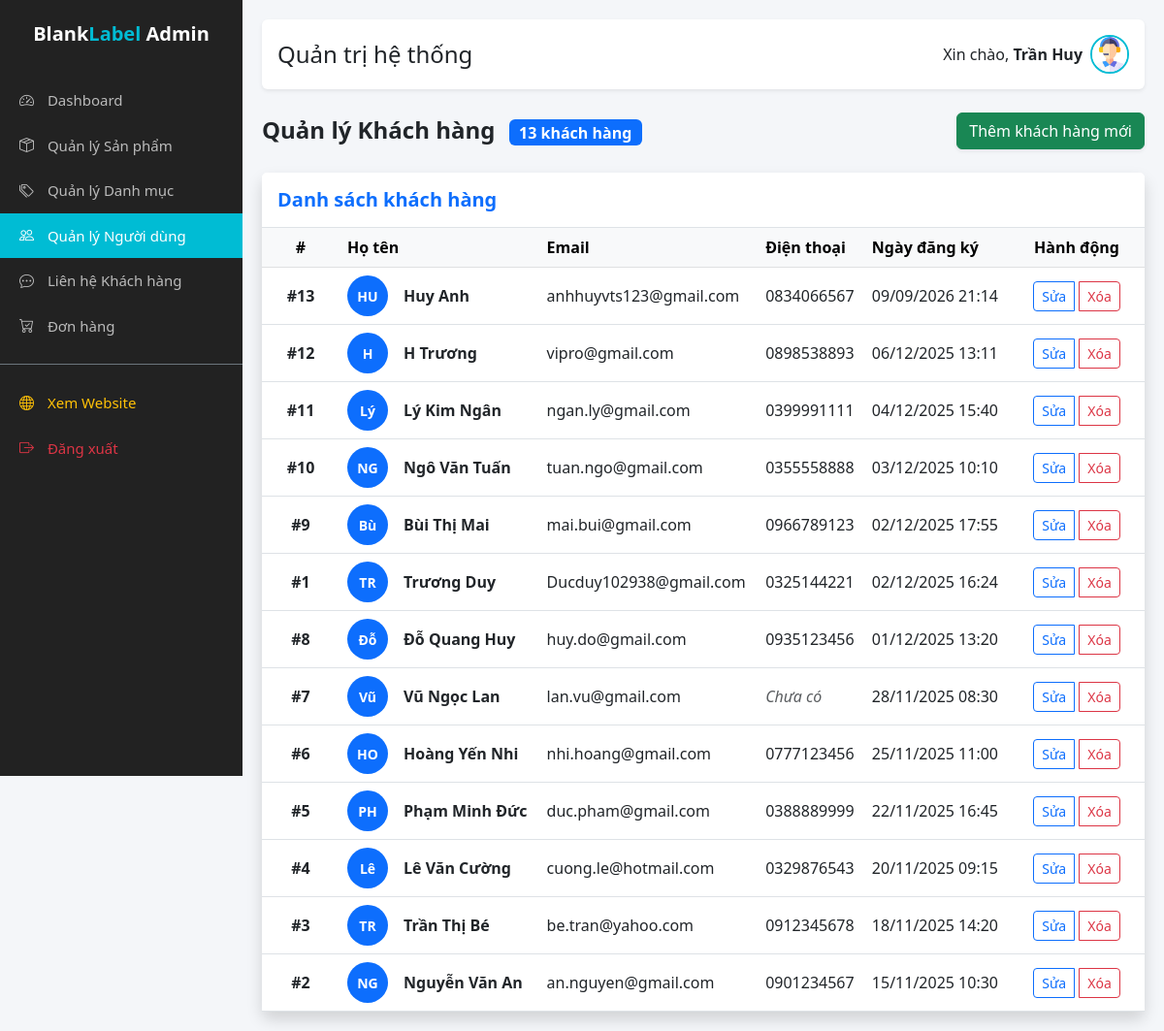
Page /admin/admin_users.php (signed in) on the committed database.
### tables this page shows
CREATE TABLE `khach_hang` (
  `id_khach_hang` int(11) NOT NULL,
  `ho_ten` varchar(100) NOT NULL,
  `email` varchar(100) NOT NULL,
  `dien_thoai` varchar(20) DEFAULT NULL,
  `ngay_sinh` date DEFAULT NULL,
  `dia_chi` text DEFAULT NULL,
  `anh_dai_dien` varchar(255) DEFAULT NULL,
  `mat_khau` varchar(255) NOT NULL,
  `ngay_tao` datetime DEFAULT current_timestamp()
);

### admin/admin_users.php (the view, shortened to what this page needs)
<?php include 'includes/header.php'; ?>
<?php
$customers = $conn->query("
    SELECT id_khach_hang, ho_ten, email, dien_thoai, ngay_tao
    FROM khach_hang
    ORDER BY ngay_tao DESC
");
?>
<div class="d-flex justify-content-between align-items-center mb-4">
    <h2 class="h4 fw-bold text-dark mb-0">
        Quản lý Khách hàng
        <span class="badge bg-primary fs-6 ms-2">
            <?= $customers ? $customers->num_rows : 0 ?> khách hàng
        </span>
    </h2>
    <a href="customer_add.php" class="btn btn-success shadow-sm">
        Thêm khách hàng mới
    </a>
</div>
<div class="card shadow border-0">
    <div class="card-header bg-white border-bottom py-3">
        <h5 class="mb-0 text-primary fw-bold">Danh sách khách hàng</h5>
    </div>
    <div class="card-body p-0">
        <div class="table-responsive">
            <table class="table table-hover align-middle mb-0">
                <thead class="table-light">
                    <tr>
                        <th width="80" class="text-center">#</th>
                        <th>Họ tên</th>
                        <th>Email</th>
                        <th>Điện thoại</th>
                        <th>Ngày đăng ký</th>
                        <th width="140" class="text-center">Hành động</th>
                    </tr>
                </thead>
                <tbody>
                    <?php if ($customers && $customers->num_rows > 0): ?>
                        <?php while ($c = $customers->fetch_assoc()): ?>
                            <tr>
                                <td class="text-center fw-bold">#<?= $c['id_khach_hang'] ?></td>
                                <td>
                                    <div class="d-flex align-items-center">
                                        <div class="bg-primary text-white rounded-circle me-3 d-flex align-items-center justify-content-center"
                                            style="width:42px;height:42px;font-weight:bold;font-size:14px;">
                                            <?= strtoupper(mb_substr($c['ho_ten'], 0, 2, 'UTF-8')) ?>
                                        </div>
                                        <div>
                                            <strong><?= htmlspecialchars($c['ho_ten']) ?></strong>
                                        </div>
                                    </div>
                                </td>
                                <td><?= htmlspecialchars($c['email']) ?></td>
                                <td><?= $c['dien_thoai'] ?: '<em class="text-muted">Chưa có</em>' ?></td>
                                <td><?= date('d/m/Y H:i', strtotime($c['ngay_tao'])) ?></td>
                                <td class="text-center">
                                    <div class="btn-group" role="group">
                                        <a href="customer_edit.php?id=<?= $c['id_khach_hang'] ?>"
                                        class="btn btn-sm btn-outline-primary" title="Sửa">
                                            Sửa
                                        </a>
                                        <a href="?delete=1&id=<?= $c['id_khach_hang'] ?>"
                                        class="btn btn-sm btn-outline-danger ms-1" title="Xóa"
                                        onclick="return confirm('XÓA khách hàng này? Không thể khôi phục!')">
                                            Xóa
                                        </a>
                                    </div>
                                </td>
                            </tr>
                        <?php endwhile; ?>
                    <?php endif; ?>
                </tbody>
            </table>
        </div>
    </div>
</div>
<?php include 'includes/footer.php'; ?>

### admin/includes/header.php (style rules this page uses)
:root { --primary-color: #00bcd4; --dark-bg: #222; }
body { background-color: #f4f6f9; }

### rows in the picture
khach_hang: id_khach_hang "13", ho_ten "HU", ho_ten "Huy Anh", email "anhhuyvts123@gmail.com", dien_thoai "0834066567", ngay_tao "09/09/2026 21:14"
khach_hang: id_khach_hang "12", ho_ten "H", ho_ten "H Trương", email "vipro@gmail.com", dien_thoai "0898538893", ngay_tao "06/12/2025 13:11"
khach_hang: id_khach_hang "11", ho_ten "Lý", ho_ten "Lý Kim Ngân", email "ngan.ly@gmail.com", dien_thoai "0399991111", ngay_tao "04/12/2025 15:40"
khach_hang: id_khach_hang "10", ho_ten "NG", ho_ten "Ngô Văn Tuấn", email "tuan.ngo@gmail.com", dien_thoai "0355558888", ngay_tao "03/12/2025 10:10"
khach_hang: id_khach_hang "9", ho_ten "Bù", ho_ten "Bùi Thị Mai", email "mai.bui@gmail.com", dien_thoai "0966789123", ngay_tao "02/12/2025 17:55"
khach_hang: id_khach_hang "1", ho_ten "TR", ho_ten "Trương Duy", email "Ducduy102938@gmail.com", dien_thoai "0325144221", ngay_tao "02/12/2025 16:24"
khach_hang: id_khach_hang "8", ho_ten "Đỗ", ho_ten "Đỗ Quang Huy", email "huy.do@gmail.com", dien_thoai "0935123456", ngay_tao "01/12/2025 13:20"
khach_hang: id_khach_hang "7", ho_ten "Vũ", ho_ten "Vũ Ngọc Lan", email "lan.vu@gmail.com", dien_thoai "Chưa có", ngay_tao "28/11/2025 08:30"
khach_hang: id_khach_hang "6", ho_ten "HO", ho_ten "Hoàng Yến Nhi", email "nhi.hoang@gmail.com", dien_thoai "0777123456", ngay_tao "25/11/2025 11:00"
khach_hang: id_khach_hang "5", ho_ten "PH", ho_ten "Phạm Minh Đức", email "duc.pham@gmail.com", dien_thoai "0388889999", ngay_tao "22/11/2025 16:45"
khach_hang: id_khach_hang "4", ho_ten "Lê", ho_ten "Lê Văn Cường", email "cuong.le@hotmail.com", dien_thoai "0329876543", ngay_tao "20/11/2025 09:15"
khach_hang: id_khach_hang "3", ho_ten "TR", ho_ten "Trần Thị Bé", email "be.tran@yahoo.com", dien_thoai "0912345678", ngay_tao "18/11/2025 14:20"
khach_hang: id_khach_hang "2", ho_ten "NG", ho_ten "Nguyễn Văn An", email "an.nguyen@gmail.com", dien_thoai "0901234567", ngay_tao "15/11/2025 10:30"

### other values in the picture
$_SESSION['admin_name'] "Trần Huy"
$customers->num_rows "13"
